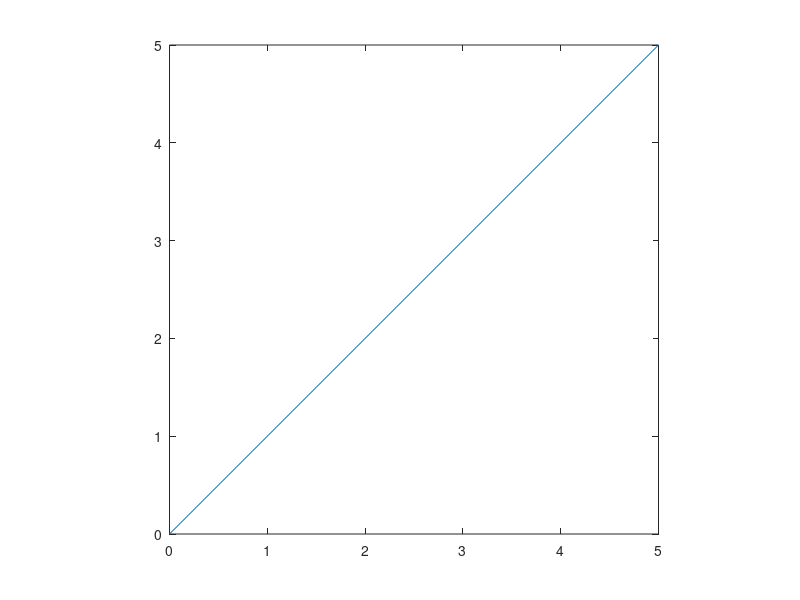

Write MATLAB code to recreate this figure. (Note: this script raises an error after producing the figure.)
MM=[0,0;5,5];
while 1
plot([MM(1,1),MM(2,1)],[MM(1,2),MM(2,2)]);
axis([0,5,0,5]);
axis equal;
pause;
[MM(1,:),MM(2,:)]=makecloser(MM(1,:),MM(2,:),0.99);
end